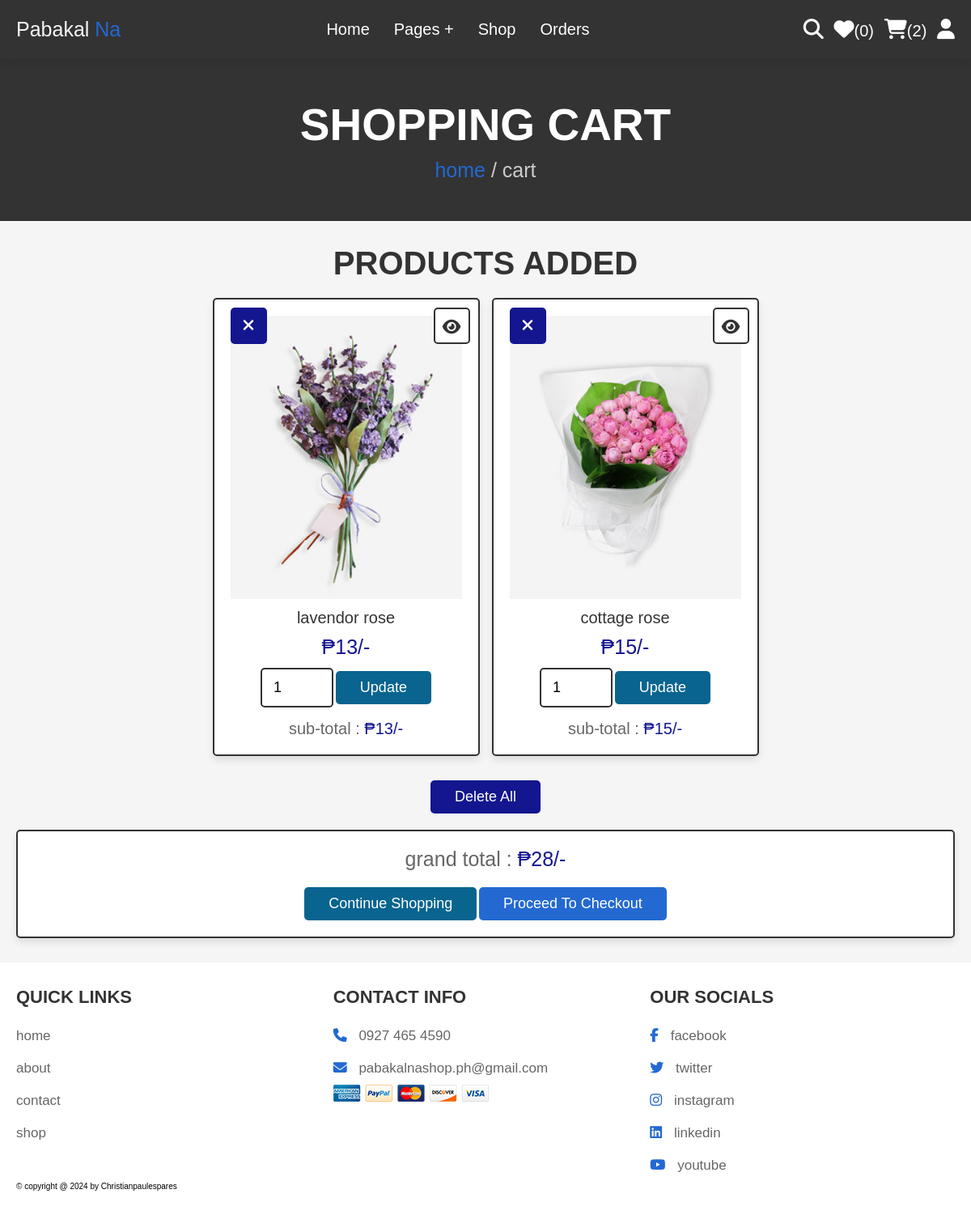
/pabakalna-main3/cart.php (signed in), run on an earlier commit of the app's database.
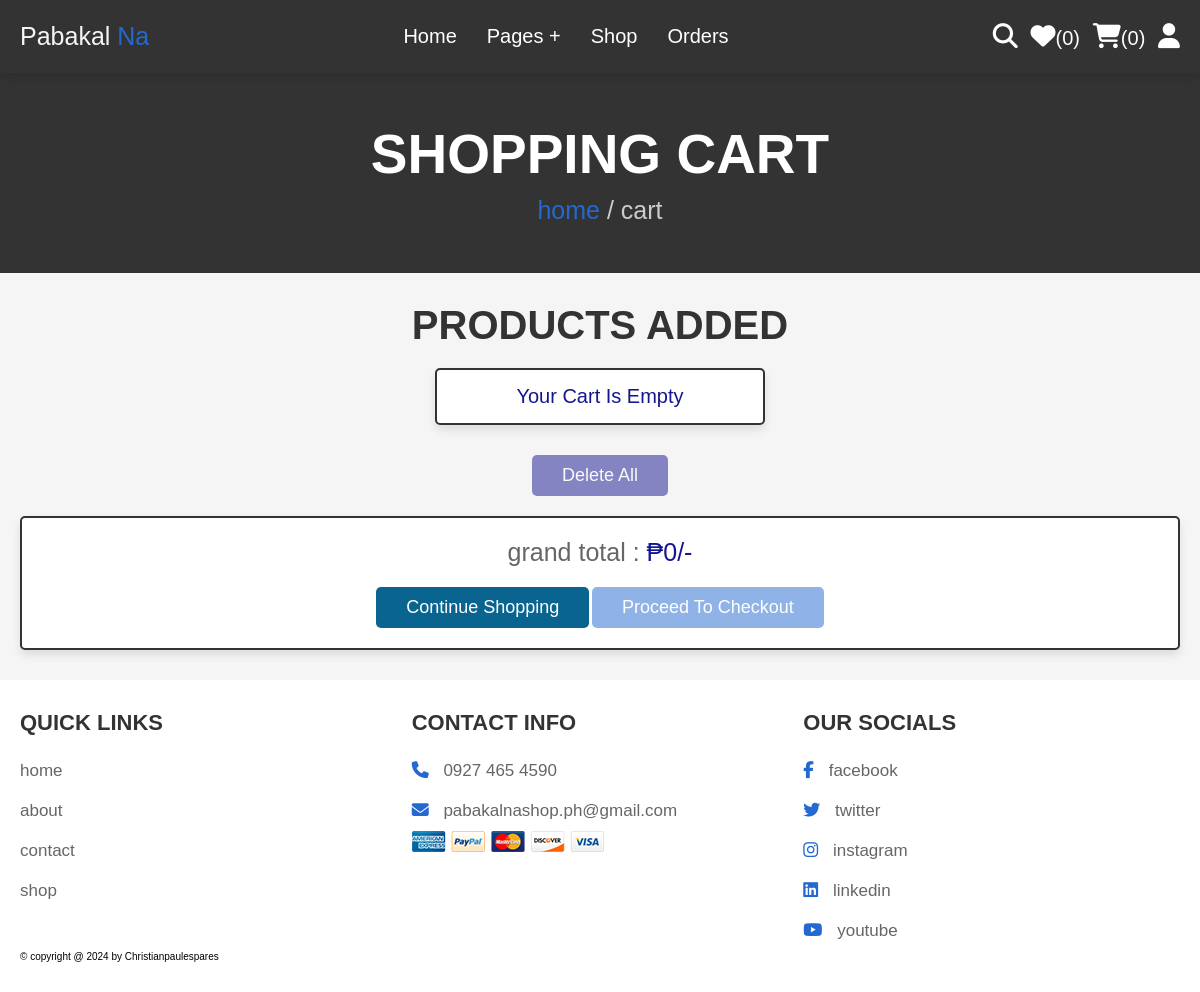
And on a later commit of the database.
### tables this page shows
CREATE TABLE `cart` (
  `id` int(100) NOT NULL,
  `user_id` int(100) NOT NULL,
  `pid` int(100) NOT NULL,
  `name` varchar(100) NOT NULL,
  `price` int(100) NOT NULL,
  `quantity` int(100) NOT NULL,
  `image` varchar(100) NOT NULL
);

### pabakalna-main3/cart.php (the view, shortened to what this page needs)
<?php
@include 'config.php';
$user_id = $_SESSION['user_id'];
?>
<!DOCTYPE html>
<html lang="en">
<head>
   <link rel="stylesheet" href="https://cdnjs.cloudflare.com/ajax/libs/font-awesome/6.5.1/css/all.min.css">
   <link rel="stylesheet" href="css/style.css">
</head>
<body>
<?php @include 'header.php'; ?>
<section class="heading">
    <h3>shopping cart</h3>
    <p> <a href="home.php">home</a> / cart </p>
</section>
<section class="shopping-cart">
    <h1 class="title">products added</h1>
    <div class="box-container">
    <?php
        $grand_total = 0;
        $select_cart = mysqli_query($conn, "SELECT * FROM `cart` WHERE user_id = '$user_id'") or die('query failed');
        if(mysqli_num_rows($select_cart) > 0){
            while($fetch_cart = mysqli_fetch_assoc($select_cart)){
    ?>
    <div  class="box">
        <a href="cart.php?delete=<?php echo $fetch_cart['id']; ?>" class="fas fa-times" onclick="return confirm('delete this from cart?');"></a>
        <a href="view_page.php?pid=<?php echo $fetch_cart['pid']; ?>" class="fas fa-eye"></a>
        <img src="uploaded_img/<?php echo $fetch_cart['image']; ?>" alt="" class="image">
        <div class="name"><?php echo $fetch_cart['name']; ?></div>
        <div class="price">₱<?php echo $fetch_cart['price']; ?>/-</div>
        <form action="" method="post">
            <input type="number" min="1" value="<?php echo $fetch_cart['quantity']; ?>" name="cart_quantity" class="qty">
            <input type="submit" value="update" class="option-btn" name="update_quantity">
        </form>
        <div class="sub-total"> sub-total : <span>₱<?php echo $sub_total = ($fetch_cart['price'] * $fetch_cart['quantity']); ?>/-</span> </div>
    </div>
    <?php
    $grand_total += $sub_total;
        }
    }else{
        echo '<p class="empty">your cart is empty</p>';
    }
    ?>
    </div>
    <div class="more-btn">
        <a href="cart.php?delete_all" class="delete-btn <?php echo ($grand_total > 1)?'':'disabled' ?>" onclick="return confirm('delete all from cart?');">delete all</a>
    </div>
    <div class="cart-total">
        <p>grand total : <span>₱<?php echo $grand_total; ?>/-</span></p>
        <a href="shop.php" class="option-btn">continue shopping</a>
        <a href="checkout.php" class="btn  <?php echo ($grand_total > 1)?'':'disabled' ?>">proceed to checkout</a>
    </div>
</section>
<?php @include 'footer.php'; ?>
</body>
</html>

### pabakalna-main3/header.php (shortened to what this page needs)
<header class="header">
    <div class="flex">
        <a hrefhome.php class="logo">Pabakal <span>Na</span></i></a>
            <nav class="navbar">
                    <ul>
                        <li><a href="home.php">home</a></li>
                        <li><a href="#">pages +</a>
                        </li>
                        <li><a href="shop.php">shop</a></li>
                        <li><a href="orders.php">orders</a></li>
                    </ul>
            </nav>
        <div class="icons">
            <a href="search_page.php" class="fas fa-search"></a>
            <?php
                $select_wishlist_count = mysqli_query($conn, "SELECT * FROM `wishlist` WHERE user_id = '$user_id'") or die('query failed');
                $wishlist_num_rows = mysqli_num_rows($select_wishlist_count);
            ?>
            <a href="wishlist.php"><i class="fas fa-heart"></i><span>(<?php echo $wishlist_num_rows; ?>)</span></a>
            <?php
                $select_cart_count = mysqli_query($conn, "SELECT * FROM `cart` WHERE user_id = '$user_id'") or die('query failed');
                $cart_num_rows = mysqli_num_rows($select_cart_count);
            ?>
            <a href="cart.php"><i class="fas fa-shopping-cart"></i><span>(<?php echo $cart_num_rows; ?>)</span></a>
            <div id="user-btn" class="fas fa-user"></div>
        </div>
    </div>
</header>

### pabakalna-main3/footer.php
<section class="footer">
    <div class="box-container">
        <div class="box">
            <h3>quick links</h3>
            <a href="home.php">home</a>
            <a href="about.php">about</a>
            <a href="contact.php">contact</a>
            <a href="shop.php">shop</a>
        </div>
        <div class="box">
            <h3>contact info</h3>
                <a href="#"><i class="fas fa-phone"></i> 0927 465 4590</a>
                <a href="#"><i class="fas fa-envelope"></i> pabakalnashop.ph@gmail.com</a>
                <img src="/image/stock_image/payment.png" alt="">
        </div>
        <div class="box">
        <h3>our Socials</h3>
            <a href="#"><i class="fab fa-facebook-f"></i> facebook</a>
                <a href="#"><i class="fab fa-twitter"></i> twitter</a>
                <a href="#"><i class="fab fa-instagram"></i> instagram</a>
                <a href="#"><i class="fab fa-linkedin"></i> linkedin</a>
                <a href="#"><i class="fab fa-youtube"></i> youtube</a>
        </div>
    </div>
    <div class="credit">&copy; copyright @ <?php echo date('Y'); ?> by <span>Christianpaulespares</span> </div>
</section>

What changed in the data, as far as the page shows it:
removed cart: pid 16 (drawn), image (picture), name "lavendor rose", price "13", cart_quantity "1"
removed cart: pid 15 (drawn), image (picture), name "cottage rose", price "15", cart_quantity "1"
Also different on the page:
$cart_num_rows: "2" → "0"
$grand_total: "28" → "0"
text now shown: "Your Cart Is Empty"
